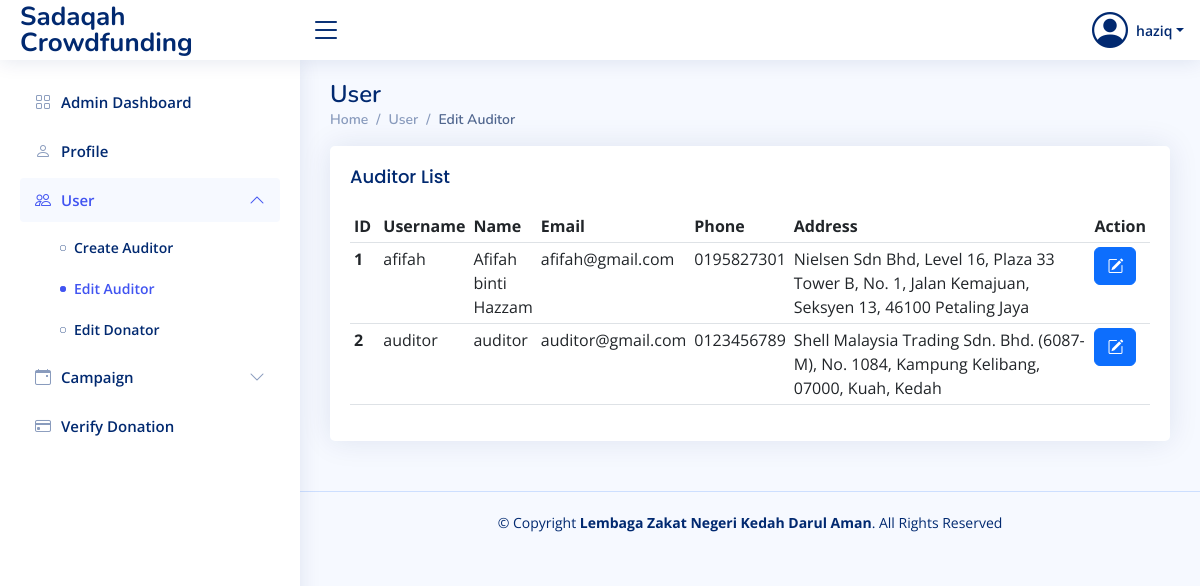
The app's page /php/admin/admin_edit_user.php?type=Auditor (signed in) with its own data.
### tables this page shows
CREATE TABLE `user` (
  `user_id` int(11) NOT NULL,
  `user_username` varchar(50) NOT NULL,
  `user_password` varchar(100) NOT NULL,
  `user_name` varchar(100) NOT NULL,
  `user_email` varchar(100) NOT NULL,
  `user_phone` varchar(20) NOT NULL,
  `user_address` varchar(100) NOT NULL,
  `user_level` int(11) NOT NULL
);

### php/admin/admin_edit_user.php (the view, shortened to what this page needs)
<!DOCTYPE html>
<html lang="en">
<head>
    <link href="https://cdn.jsdelivr.net/npm/bootstrap@5.2.2/dist/css/bootstrap.min.css" rel="stylesheet" />
    <link rel="stylesheet" href="https://cdn.jsdelivr.net/npm/bootstrap-icons@1.10.2/font/bootstrap-icons.css">
    <link rel="stylesheet" href="https://cdn.datatables.net/v/bs5/dt-1.13.1/datatables.min.css" />
    <link href="../../css/style.css" rel="stylesheet" />
    <link href="../../css/custom-css.css" rel="stylesheet" />
</head>
<body>
    <?php
    if (isset($_SESSION['user_id']) && $_SESSION['user_level'] == 1) {
        include_once '../dbcon.php';
        $query = "SELECT * FROM user WHERE user_id=?";
        $stmt = $con->prepare($query);
        $stmt->bind_param("i", $_SESSION['user_id']);
        $stmt->execute();
        $result = $stmt->get_result();
        $r = $result->fetch_assoc();
    } else {
        header("Location: ../user_logout.php");
    }
    ?>
    <header id="header" class="header fixed-top d-flex align-items-center">
        <div class="d-flex align-items-center justify-content-between">
            <a href="" class="logo d-flex align-items-center">
                <span class="d-none d-lg-block">Sadaqah Crowdfunding</span>
            </a>
            <i class="bi bi-list toggle-sidebar-btn"></i>
        </div>
        <nav class="header-nav ms-auto">
            <ul class="d-flex align-items-center">
                <li class="nav-item dropdown pe-3">
                    <a class="nav-link nav-profile d-flex align-items-center pe-0" href="#" data-bs-toggle="dropdown">
                        <i class="bi bi-person-circle" style="font-size: 36px"></i>
                        <span class="d-none d-md-block dropdown-toggle ps-2"><?php echo $r["user_username"]; ?></span>
                    </a>
                </li>
            </ul>
        </nav>
    </header>
    <aside id="sidebar" class="sidebar">
        <ul class="sidebar-nav" id="sidebar-nav">
            <li class="nav-item">
                <a class="nav-link collapsed" href="admin.php">
                    <i class="bi bi-grid"></i> <span>Admin Dashboard</span>
                </a>
            </li>
            <li class="nav-item">
                <a class="nav-link collapsed" href="admin_edit_profile.php">
                    <i class="bi bi-person"></i> <span>Profile</span>
                </a>
            </li>
            <li class="nav-item">
                <a class="nav-link" data-bs-target="#user-nav" data-bs-toggle="collapse" href="#">
                    <i class="bi bi-people"></i></i><span>User</span><i class="bi bi-chevron-down ms-auto"></i>
                </a>
                <ul id="user-nav" class="nav-content collapse show" data-bs-parent="#sidebar-nav">
                    <li>
                        <a href="admin_create_auditor.php">
                            <i class="bi bi-circle"></i><span>Create Auditor</span>
                        </a>
                    </li>
                    <li>
                        <a href=<?php
                                if (isset($_GET["type"]) && $_GET["type"] == 'Auditor') {
                                    echo '"admin_edit_user.php?type=Auditor" class="active"';
                                } else {
                                    echo '"admin_edit_user.php?type=Auditor"';
                                }
                                ?>>
                            <i class=" bi bi-circle"></i><span>Edit Auditor</span>
                        </a>
                    </li>
                    <li>
                        <a href=<?php
                                if (isset($_GET["type"]) && $_GET["type"] == 'Donator') {
                                    echo '"admin_edit_user.php?type=Donator" class="active"';
                                } else {
                                    echo '"admin_edit_user.php?type=Donator"';
                                }
                                ?>>
                            <i class=" bi bi-circle"></i><span>Edit Donator</span>
                        </a>
                    </li>
                </ul>
            </li>
            <li class="nav-item">
                <a class="nav-link collapsed" data-bs-target="#campaign-nav" data-bs-toggle="collapse" href="#">
                    <i class="bi bi-calendar-event"></i>
                    <span>Campaign</span>
                    <i class="bi bi-chevron-down ms-auto"></i>
                </a>
            </li>
            <li class="nav-item">
                <a class="nav-link collapsed" href="admin_verify_donation.php">
                    <i class="bi bi-credit-card"></i>
                    <span>Verify Donation</span>
                </a>
            </li>
        </ul>
    </aside>
    <main id="main" class="main">
        <div class="pagetitle">
            <h1>User</h1>
            <nav>
                <ol class="breadcrumb">
                    <li class="breadcrumb-item">
                        <a href="admin.php">Home</a>
                    </li>
                    <li class="breadcrumb-item">User</li>
                    <?php
                    $type = isset($_GET["type"]) && $_GET["type"] == 'Auditor' ? 'Auditor' : (isset($_GET["type"]) && $_GET["type"] == 'Donator' ? 'Donator' : '');
                    ?>
                    <li class="breadcrumb-item active">Edit <?php echo $type ?></li>
                </ol>
            </nav>
        </div>
        <section class="section">
            <div class="row">
                <div class="col-lg-12">
                    <div class="card">
                        <div class="card-body">
                            <div class="table-responsive">
                                <table class="table table-hover table-sm display" style="width:100%" id="adminEditUserTable">
                                    <?php
                                    if (isset($_GET["type"]) && $_GET["type"] == 'Auditor') {
                                        $user_level = 2;
                                        echo '<h5 class="card-title">Auditor List</h5>';
                                    } else if (isset($_GET["type"]) && $_GET["type"] == 'Donator') {
                                        $user_level = 3;
                                        echo '<h5 class="card-title">Donator List</h5>';
                                    }
                                    if (isset($_GET["type"]) && ($_GET["type"] == 'Auditor' || $_GET["type"] == 'Donator')) {
                                        include_once '../dbcon.php';
                                        $query = "SELECT * FROM user WHERE user_level=?";
                                        $stmt = $con->prepare($query);
                                        $stmt->bind_param("i", $user_level);
                                        $stmt->execute();
                                        $result = $stmt->get_result();
                                        $index = 1;
                                    ?>
                                        <thead>
                                            <tr>
                                                <th scope="col">ID&nbsp;</th>
                                                <th scope="col">Username</th>
                                                <th scope="col">Name</th>
                                                <th scope="col">Email</th>
                                                <th scope="col">Phone</th>
                                                <th scope="col" class="col-lg-5">Address</th>
                                                <th scope="col" class="no-sort">Action</th>
                                            </tr>
                                        </thead>
                                        <tbody>
                                            <?php while ($r = $result->fetch_assoc()) { ?>
                                                <tr>
                                                    <th scope="row">
                                                        <?php echo $index; ?>
                                                    </th>
                                                    <td>
                                                        <?php echo $r['user_username']; ?>
                                                    </td>
                                                    <td>
                                                        <?php echo $r['user_name']; ?>
                                                    </td>
                                                    <td>
                                                        <?php echo $r['user_email']; ?>
                                                    </td>
                                                    <td>
                                                        <?php echo $r['user_phone']; ?>
                                                    </td>
                                                    <td>
                                                        <?php echo $r['user_address']; ?>
                                                    </td>
                                                    <td>
                                                        <button class="btn btn-primary" type="button" data-bs-toggle="modal" data-bs-target="#edit-user-1-<?php echo $index ?>"><i class="bi bi-pencil-square" data-placement="bottom" title="Edit User" data-toggle="tooltip"></i></button>
                                                    </td>
                                                </tr>
                                            <?php
                                                $index++;
                                            }
                                            ?>
                                        </tbody>
                                    <?php
                                    }
                                    ?>
                                </table>
                            </div>
                        </div>
                    </div>
                </div>
            </div>
        </section>
    </main>
    <footer id="footer" class="footer">
        <div class="copyright">
            &copy; Copyright <strong><span>Lembaga Zakat Negeri Kedah Darul Aman</span></strong>. All Rights Reserved
        </div>
        <div class="credits"></div>
    </footer>
</body>
</html>

### css/style.css (style rules this page uses)
:root { scroll-behavior: smooth; }
body { font-family: "Open Sans", sans-serif; background: #f6f9ff; color: #444444; }
a { color: #4154f1; text-decoration: none; }
h1, h2, h3, h4, h5, h6 { font-family: "Nunito", sans-serif; }
#main { margin-top: 60px; padding: 20px 30px; transition: all 0.3s; }
.pagetitle { margin-bottom: 10px; }
.pagetitle h1 { font-size: 24px; margin-bottom: 0; font-weight: 600; color: #012970; }
.card { margin-bottom: 30px; border: none; border-radius: 5px; box-shadow: 0px 0 30px rgba(1, 41, 112, 0.1); }
.card-title { padding: 20px 0 15px 0; font-size: 18px; font-weight: 500; color: #012970; font-family: "Poppins", sans-serif; }
.card-body { padding: 0 20px 20px 20px; }
.breadcrumb { font-size: 14px; font-family: "Nunito", sans-serif; color: #899bbd; font-weight: 600; }
.breadcrumb a { color: #899bbd; transition: 0.3s; }
.breadcrumb .breadcrumb-item::before { color: #899bbd; }
.breadcrumb .active { color: #51678f; font-weight: 600; }
.logo { line-height: 1; }
@media (min-width: 1200px) { .logo { width: 280px; } }
.logo span { font-size: 26px; font-weight: 700; color: #012970; font-family: "Nunito", sans-serif; }
.header { transition: all 0.5s; z-index: 997; height: 60px; box-shadow: 0px 2px 20px rgba(1, 41, 112, 0.1); background-color: #fff; padding-left: 20px; }
.header .toggle-sidebar-btn { font-size: 32px; padding-left: 10px; cursor: pointer; color: #012970; }
.header-nav ul { list-style: none; }
.header-nav > ul { margin: 0; padding: 0; }
.header-nav .nav-profile { color: #012970; }
.header-nav .nav-profile span { font-size: 14px; font-weight: 600; }
.sidebar { position: fixed; top: 60px; left: 0; bottom: 0; width: 300px; z-index: 996; transition: all 0.3s; padding: 20px; overflow-y: auto; scrollbar-width: thin; scrollbar-color: #aab7cf transparent; box-shadow: 0px 0px 20px rgba(1, 41, 112, 0.1); background-color: #fff; }
@media (min-width: 1200px) { #main, #footer { margin-left: 300px; } }
.sidebar-nav { padding: 0; margin: 0; list-style: none; }
.sidebar-nav li { padding: 0; margin: 0; list-style: none; }
.sidebar-nav .nav-item { margin-bottom: 5px; }
.sidebar-nav .nav-link { display: flex; align-items: center; font-size: 15px; font-weight: 600; color: #4154f1; transition: 0.3; background: #f6f9ff; padding: 10px 15px; border-radius: 4px; }
.sidebar-nav .nav-link i { font-size: 16px; margin-right: 10px; color: #4154f1; }
.sidebar-nav .nav-link.collapsed { color: #012970; background: #fff; }
.sidebar-nav .nav-link.collapsed i { color: #899bbd; }
.sidebar-nav .nav-link .bi-chevron-down { margin-right: 0; transition: transform 0.2s ease-in-out; }
.sidebar-nav .nav-link:not(.collapsed) .bi-chevron-down { transform: rotate(180deg); }
.sidebar-nav .nav-content { padding: 5px 0 0 0; margin: 0; list-style: none; }
.sidebar-nav .nav-content a { display: flex; align-items: center; font-size: 14px; font-weight: 600; color: #012970; transition: 0.3; padding: 10px 0 10px 40px; transition: 0.3s; }
.sidebar-nav .nav-content a i { font-size: 6px; margin-right: 8px; line-height: 0; border-radius: 50%; }
.sidebar-nav .nav-content a:hover, .sidebar-nav .nav-content a.active { color: #4154f1; }
.sidebar-nav .nav-content a.active i { background-color: #4154f1; }
.footer { padding: 20px 0; font-size: 14px; transition: all 0.3s; border-top: 1px solid #cddfff; }
.footer .copyright { text-align: center; color: #012970; }
.footer .credits { padding-top: 5px; text-align: center; font-size: 13px; color: #012970; }

### css/custom-css.css (style rules this page uses)
a { text-decoration: none; }

### records on screen
user: user_username "haziq"
user: user_username "afifah", user_name "Afifah binti Hazzam", user_email "afifah@gmail.com", user_phone "0195827301", user_address "Nielsen Sdn Bhd, Level 16, Plaza 33 Tower B, No. 1, Jalan Kemajuan, Seksyen 13, 46100 Petaling Jaya"
user: user_username "auditor", user_name "auditor", user_email "auditor@gmail.com", user_phone "0123456789", user_address "Shell Malaysia Trading Sdn. Bhd. (6087-M), No. 1084, Kampung Kelibang, 07000, Kuah, Kedah"

### other values on screen
$type "Auditor"
